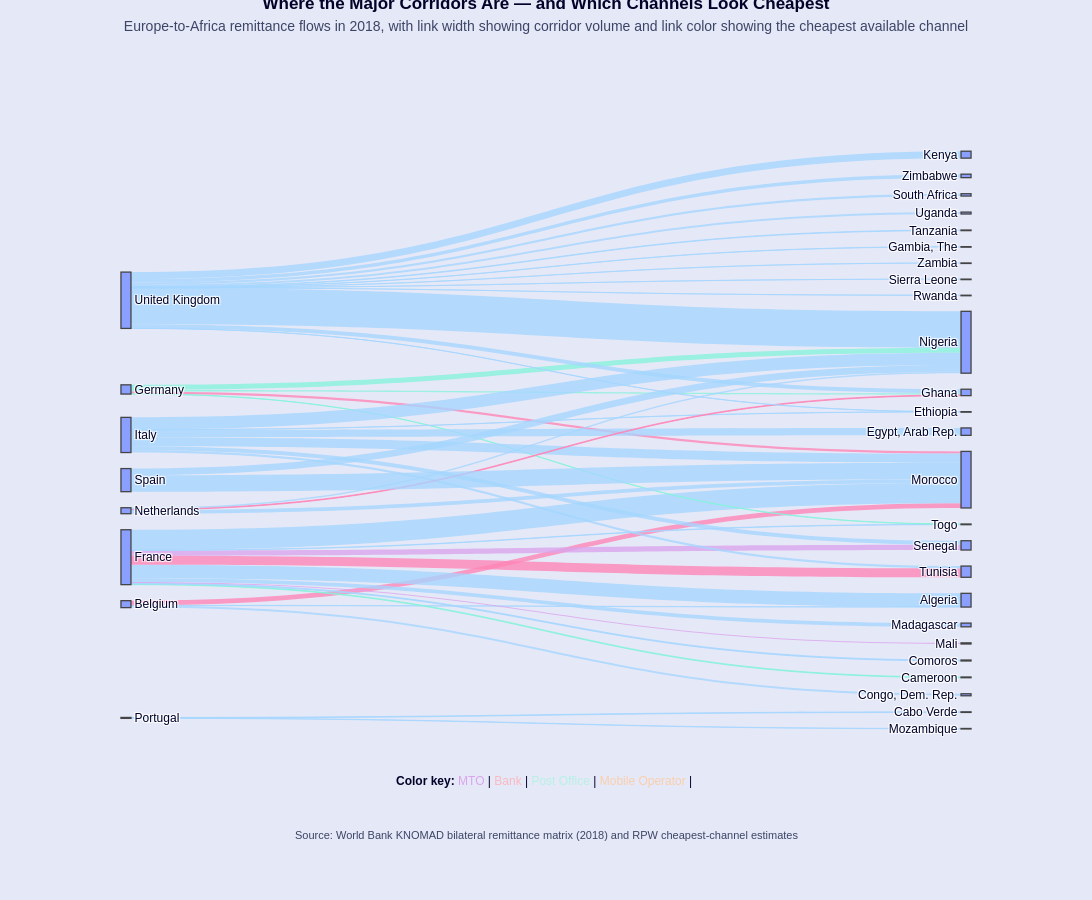

Source (notebook cell):
### Markdown cell above
Sankey Chart Construction

### Code cell
import plotly.graph_objects as go
import pandas as pd

# -----------------------------
# Use prepared sankey data
# -----------------------------
plot_df = sankey_data.copy()

# In case there are accidental duplicates, aggregate safely
plot_df = (
    plot_df.groupby(
        ["source_name", "destination_name", "sankey_channel"],
        as_index=False
    )
    .agg(
        flow_million_usd=("flow_million_usd", "sum"),
        remittance_cost_pct=("remittance_cost_pct", "mean")
    )
)

# -----------------------------
# Order sender and destination nodes
# -----------------------------
sender_order = (
    plot_df.groupby("source_name")["flow_million_usd"]
    .sum()
    .sort_values(ascending=False)
    .index
    .tolist()
)

destination_order = (
    plot_df.groupby("destination_name")["flow_million_usd"]
    .sum()
    .sort_values(ascending=False)
    .index
    .tolist()
)

node_labels = sender_order + destination_order
node_index = {label: i for i, label in enumerate(node_labels)}

# -----------------------------
# New color mapping
# -----------------------------
bg_color = "#E5E8F7"
text_color = "#020229"
subtitle_color = "#3C4566"
node_fill_color = "#8B9FFF"

channel_colors = {
    "Money Transfer Operator": "#A6D6FF" ,# keep lavender
    "Bank": "#FF85B6",
    "Post Office": "#86F3DB",
    "Mobile Operator": "#DBA4EE",
    #"Mixed": "#A6D6FF",
    #"Other": "#FF85B6"
}

def hex_to_rgba(hex_color, alpha=0.75):
    hex_color = hex_color.lstrip("#")
    r = int(hex_color[0:2], 16)
    g = int(hex_color[2:4], 16)
    b = int(hex_color[4:6], 16)
    return f"rgba({r},{g},{b},{alpha})"

link_colors = [
    hex_to_rgba(channel_colors.get(ch, "#DBA4EE"), 0.78)
    for ch in plot_df["sankey_channel"]
]

# -----------------------------
# Build Sankey components
# -----------------------------
sources = plot_df["source_name"].map(node_index).tolist()
targets = plot_df["destination_name"].map(node_index).tolist()
values = plot_df["flow_million_usd"].tolist()

hover_text = [
    f"<b>{src} → {dst}</b><br>"
    f"Flow: ${flow:,.1f} million<br>"
    f"Cheapest channel: {channel}<br>"
    f"Cheapest cost: {cost:.2f}%"
    for src, dst, flow, channel, cost in zip(
        plot_df["source_name"],
        plot_df["destination_name"],
        plot_df["flow_million_usd"],
        plot_df["sankey_channel"],
        plot_df["remittance_cost_pct"]
    )
]

# -----------------------------
# Create Sankey figure
# -----------------------------
fig = go.Figure(
    data=[
        go.Sankey(
            arrangement="snap",
            domain=dict(x=[0.08, 0.92], y=[0.12, 0.88]),
            node=dict(
                pad=20,
                thickness=10,
                line=dict( width=1.3),
                label=node_labels,
                color=node_fill_color,
                hovertemplate="%{label}<extra></extra>"
            ),
            link=dict(
                source=sources,
                target=targets,
                value=values,
                color=link_colors,
                customdata=hover_text,
                hovertemplate="%{customdata}<extra></extra>"
            )
        )
    ]
)

# -----------------------------
# Layout styling
# -----------------------------
fig.update_layout(
    title=dict(
        text=(
            "<b>Where the Major Corridors Are — and Which Channels Look Cheapest</b>"
            "<br><span style='font-size:14px; color:#3C4566;'>"
            "Europe-to-Africa remittance flows in 2018, with link width showing corridor volume "
            "and link color showing the cheapest available channel"
            "</span>"
        ),
        x=0.5,
        xanchor="center",
        y=0.99,
        yanchor="bottom"
    ),
    paper_bgcolor=bg_color,
    plot_bgcolor=bg_color,
    font=dict(
        family="Arial, sans-serif",
        size=12,
        color=text_color
    ),
    margin=dict(l=40, r=40, t=60, b=80),
    width=1450,
    height=900,
    annotations=[
        dict(
            text=(
                "<b>Color key:</b> "
                "<span style='color:#DBA4EE;'>MTO</span> | "
                "<span style='color:#FAB9C1;'>Bank</span> | "
                "<span style='color:#B7F0E4;'>Post Office</span> | "
                "<span style='color:#FACEAD;'>Mobile Operator</span> | "
               
                
            ),
            x=0.5,
            y=0.04,
            xref="paper",
            yref="paper",
            showarrow=False,
            xanchor="center",
            align="center",
            font=dict(size=12, color=text_color)
        ),
        dict(
            text="Source: World Bank KNOMAD bilateral remittance matrix (2018) and RPW cheapest-channel estimates",
            x=0.5,
            y=-0.03,
            xref="paper",
            yref="paper",
            showarrow=False,
            xanchor="center",
            align="center",
            font=dict(size=11, color=subtitle_color)
        )
    ]
)

# Show in notebook
fig.show()

# Save outputs
fig.write_html("../charts/chart1_sankey.html")

try:
    fig.write_image("../charts/chart1_sankey.png", scale=2)
    print("Saved HTML and PNG to ../charts/")
except Exception as e:
    print("Saved HTML to ../charts/chart1_sankey.html")
    print("PNG export did not work.")
    print(f"Export error: {e}")

### Figure 1 — Plotly figure (JSON) as saved in the notebook; plotly's stock layout.template omitted (floating-point values rounded to 4 significant figures)
{"data": [{"arrangement": "snap", "domain": {"x": [0.08, 0.92], "y": [0.12, 0.88]}, "link": {"color": ["rgba(166,214,255,0.78)", "rgba(166,214,255,0.78)", "rgba(255,133,182,0.78)", "rgba(166,214,255,0.78)", "rgba(134,243,219,0.78)", "rgba(166,214,255,0.78)", "rgba(166,214,255,0.78)", "rgba(219,164,238,0.78)", "rgba(166,214,255,0.78)", "rgba(219,164,238,0.78)", "rgba(166,214,255,0.78)", "rgba(255,133,182,0.78)", "rgba(134,243,219,0.78)", "rgba(255,133,182,0.78)", "rgba(134,243,219,0.78)", "rgba(134,243,219,0.78)", "rgba(166,214,255,0.78)", "rgba(166,214,255,0.78)", "rgba(166,214,255,0.78)", "rgba(166,214,255,0.78)", "rgba(166,214,255,0.78)", "rgba(166,214,255,0.78)", "rgba(255,133,182,0.78)", "rgba(166,214,255,0.78)", "rgba(166,214,255,0.78)", "rgba(166,214,255,0.78)", "rgba(166,214,255,0.78)", "rgba(166,214,255,0.78)", "rgba(166,214,255,0.78)", "rgba(166,214,255,0.78)", "rgba(166,214,255,0.78)", "rgba(166,214,255,0.78)", "rgba(166,214,255,0.78)", "rgba(166,214,255,0.78)", "rgba(166,214,255,0.78)", "rgba(166,214,255,0.78)", "rgba(166,214,255,0.78)", "rgba(166,214,255,0.78)", "rgba(166,214,255,0.78)", "rgba(166,214,255,0.78)", "rgba(166,214,255,0.78)"], "customdata": ["<b>Belgium → Algeria</b><br>Flow: $26.3 million<br>Cheapest channel: Money Transfer Operator<br>Cheapest cost: 8.59%", "<b>Belgium → Congo, Dem. Rep.</b><br>Flow: $213.3 million<br>Cheapest channel: Money Transfer Operator<br>Cheapest cost: 5.86%", "<b>Belgium → Morocco</b><br>Flow: $494.5 million<br>Cheapest channel: Bank<br>Cheapest cost: 3.78%", "<b>France → Algeria</b><br>Flow: $1,429.7 million<br>Cheapest channel: Money Transfer Operator<br>Cheapest cost: 9.03%", "<b>France → Cameroon</b><br>Flow: $75.8 million<br>Cheapest channel: Post Office<br>Cheapest cost: 4.21%", "<b>France → Comoros</b><br>Flow: $98.0 million<br>Cheapest channel: Money Transfer Operator<br>Cheapest cost: 4.68%", "<b>France → Madagascar</b><br>Flow: $394.7 million<br>Cheapest channel: Money Transfer Operator<br>Cheapest cost: 5.36%", "<b>France → Mali</b><br>Flow: $119.5 million<br>Cheapest channel: Mobile Operator<br>Cheapest cost: 2.35%", "<b>France → Morocco</b><br>Flow: $2,153.7 million<br>Cheapest channel: Money Transfer Operator<br>Cheapest cost: 4.76%", "<b>France → Senegal</b><br>Flow: $561.3 million<br>Cheapest channel: Mobile Operator<br>Cheapest cost: 2.29%", "<b>France → Togo</b><br>Flow: $44.2 million<br>Cheapest channel: Money Transfer Operator<br>Cheapest cost: 4.72%", "<b>France → Tunisia</b><br>Flow: $942.8 million<br>Cheapest channel: Bank<br>Cheapest cost: 6.07%", "<b>Germany → Ghana</b><br>Flow: $174.4 million<br>Cheapest channel: Post Office<br>Cheapest cost: 4.44%", "<b>Germany → Morocco</b><br>Flow: $233.7 million<br>Cheapest channel: Bank<br>Cheapest cost: 3.80%", "<b>Germany → Nigeria</b><br>Flow: $539.7 million<br>Cheapest channel: Post Office<br>Cheapest cost: 3.82%", "<b>Germany → Togo</b><br>Flow: $28.6 million<br>Cheapest channel: Post Office<br>Cheapest cost: 3.92%", "<b>Italy → Egypt, Arab Rep.</b><br>Flow: $786.3 million<br>Cheapest channel: Money Transfer Operator<br>Cheapest cost: 3.67%", "<b>Italy → Ethiopia</b><br>Flow: $13.5 million<br>Cheapest channel: Money Transfer Operator<br>Cheapest cost: 7.26%", "<b>Italy → Morocco</b><br>Flow: $961.0 million<br>Cheapest channel: Money Transfer Operator<br>Cheapest cost: 2.46%", "<b>Italy → Nigeria</b><br>Flow: $1,298.4 million<br>Cheapest channel: Money Transfer Operator<br>Cheapest cost: 3.86%", "<b>Italy → Senegal</b><br>Flow: $423.6 million<br>Cheapest channel: Money Transfer Operator<br>Cheapest cost: 2.03%", "<b>Italy → Tunisia</b><br>Flow: $245.1 million<br>Cheapest channel: Money Transfer Operator<br>Cheapest cost: 2.58%", "<b>Netherlands → Ghana</b><br>Flow: $74.7 million<br>Cheapest channel: Bank<br>Cheapest cost: 5.34%", "<b>Netherlands → Morocco</b><br>Flow: $404.6 million<br>Cheapest channel: Money Transfer Operator<br>Cheapest cost: 5.55%", "<b>Netherlands → Nigeria</b><br>Flow: $154.4 million<br>Cheapest channel: Money Transfer Operator<br>Cheapest cost: 4.37%", "<b>Portugal → Cabo Verde</b><br>Flow: $64.1 million<br>Cheapest channel: Money Transfer Operator<br>Cheapest cost: 6.93%", "<b>Portugal → Mozambique</b><br>Flow: $34.5 million<br>Cheapest channel: Money Transfer Operator<br>Cheapest cost: 6.34%", "<b>Spain → Morocco</b><br>Flow: $1,747.7 million<br>Cheapest channel: Money Transfer Operator<br>Cheapest cost: 4.61%", "<b>Spain → Nigeria</b><br>Flow: $701.1 million<br>Cheapest channel: Money Transfer Operator<br>Cheapest cost: 5.20%", "<b>United Kingdom → Ethiopia</b><br>Flow: $9.7 million<br>Cheapest channel: Money Transfer Operator<br>Cheapest cost: 6.72%", "<b>United Kingdom → Gambia, The</b><br>Flow: $26.3 million<br>Cheapest channel: Money Transfer Operator<br>Cheapest cost: 12.10%", "<b>United Kingdom → Ghana</b><br>Flow: $430.1 million<br>Cheapest channel: Money Transfer Operator<br>Cheapest cost: 4.54%", "<b>United Kingdom → Kenya</b><br>Flow: $734.2 million<br>Cheapest channel: Money Transfer Operator<br>Cheapest cost: 5.39%", "<b>United Kingdom → Nigeria</b><br>Flow: $3,864.8 million<br>Cheapest channel: Money Transfer Operator<br>Cheapest cost: 2.74%", "<b>United Kingdom → Rwanda</b><br>Flow: $3.6 million<br>Cheapest channel: Money Transfer Operator<br>Cheapest cost: 8.55%", "<b>United Kingdom → Sierra Leone</b><br>Flow: $6.9 million<br>Cheapest channel: Money Transfer Operator<br>Cheapest cost: 7.90%", "<b>United Kingdom → South Africa</b><br>Flow: $248.3 million<br>Cheapest channel: Money Transfer Operator<br>Cheapest cost: 7.34%", "<b>United Kingdom → Tanzania</b><br>Flow: $62.0 million<br>Cheapest channel: Money Transfer Operator<br>Cheapest cost: 6.99%", "<b>United Kingdom → Uganda</b><br>Flow: $201.7 million<br>Cheapest channel: Money Transfer Operator<br>Cheapest cost: 4.45%", "<b>United Kingdom → Zambia</b><br>Flow: $12.7 million<br>Cheapest channel: Money Transfer Operator<br>Cheapest cost: 7.86%", "<b>United Kingdom → Zimbabwe</b><br>Flow: $370.0 million<br>Cheapest channel: Money Transfer Operator<br>Cheapest cost: 6.67%"], "hovertemplate": "%{customdata}<extra></extra>", "source": [5, 5, 5, 1, 1, 1, 1, 1, 1, 1, 1, 1, 4, 4, 4, 4, 2, 2, 2, 2, 2, 2, 6, 6, 6, 7, 7, 3, 3, 0, 0, 0, 0, 0, 0, 0, 0, 0, 0, 0, 0], "target": [10, 19, 9, 10, 23, 22, 16, 21, 9, 12, 24, 11, 15, 9, 8, 24, 13, 29, 9, 8, 12, 11, 15, 9, 8, 25, 27, 9, 8, 29, 28, 15, 14, 8, 32, 31, 18, 26, 20, 30, 17], "value": [26.33, 213.3, 494.5, 1430.0, 75.77, 98.04, 394.7, 119.5, 2154.0, 561.3, 44.24, 942.8, 174.4, 233.7, 539.7, 28.63, 786.3, 13.52, 961.0, 1298.0, 423.6, 245.1, 74.65, 404.6, 154.4, 64.06, 34.51, 1748.0, 701.1, 9.734, 26.31, 430.1, 734.2, 3865.0, 3.551, 6.86, 248.3, 61.98, 201.7, 12.68, 370.0]}, "node": {"color": "#8B9FFF", "hovertemplate": "%{label}<extra></extra>", "label": ["United Kingdom", "France", "Italy", "Spain", "Germany", "Belgium", "Netherlands", "Portugal", "Nigeria", "Morocco", "Algeria", "Tunisia", "Senegal", "Egypt, Arab Rep.", "Kenya", "Ghana", "Madagascar", "Zimbabwe", "South Africa", "Congo, Dem. Rep.", "Uganda", "Mali", "Comoros", "Cameroon", "Togo", "Cabo Verde", "Tanzania", "Mozambique", "Gambia, The", "Ethiopia", "Zambia", "Sierra Leone", "Rwanda"], "line": {"width": 1.3}, "pad": 20, "thickness": 10}, "type": "sankey"}], "layout": {"annotations": [{"align": "center", "font": {"color": "#020229", "size": 12}, "showarrow": false, "text": "<b>Color key:</b> <span style='color:#DBA4EE;'>MTO</span> | <span style='color:#FAB9C1;'>Bank</span> | <span style='color:#B7F0E4;'>Post Office</span> | <span style='color:#FACEAD;'>Mobile Operator</span> | ", "x": 0.5, "xanchor": "center", "xref": "paper", "y": 0.04, "yref": "paper"}, {"align": "center", "font": {"color": "#3C4566", "size": 11}, "showarrow": false, "text": "Source: World Bank KNOMAD bilateral remittance matrix (2018) and RPW cheapest-channel estimates", "x": 0.5, "xanchor": "center", "xref": "paper", "y": -0.03, "yref": "paper"}], "font": {"color": "#020229", "family": "Arial, sans-serif", "size": 12}, "height": 900, "margin": {"b": 80, "l": 40, "r": 40, "t": 60}, "paper_bgcolor": "#E5E8F7", "plot_bgcolor": "#E5E8F7", "title": {"text": "<b>Where the Major Corridors Are — and Which Channels Look Cheapest</b><br><span style='font-size:14px; color:#3C4566;'>Europe-to-Africa remittance flows in 2018, with link width showing corridor volume and link color showing the cheapest available channel</span>", "x": 0.5, "xanchor": "center", "y": 0.99, "yanchor": "bottom"}, "width": 1450}}
